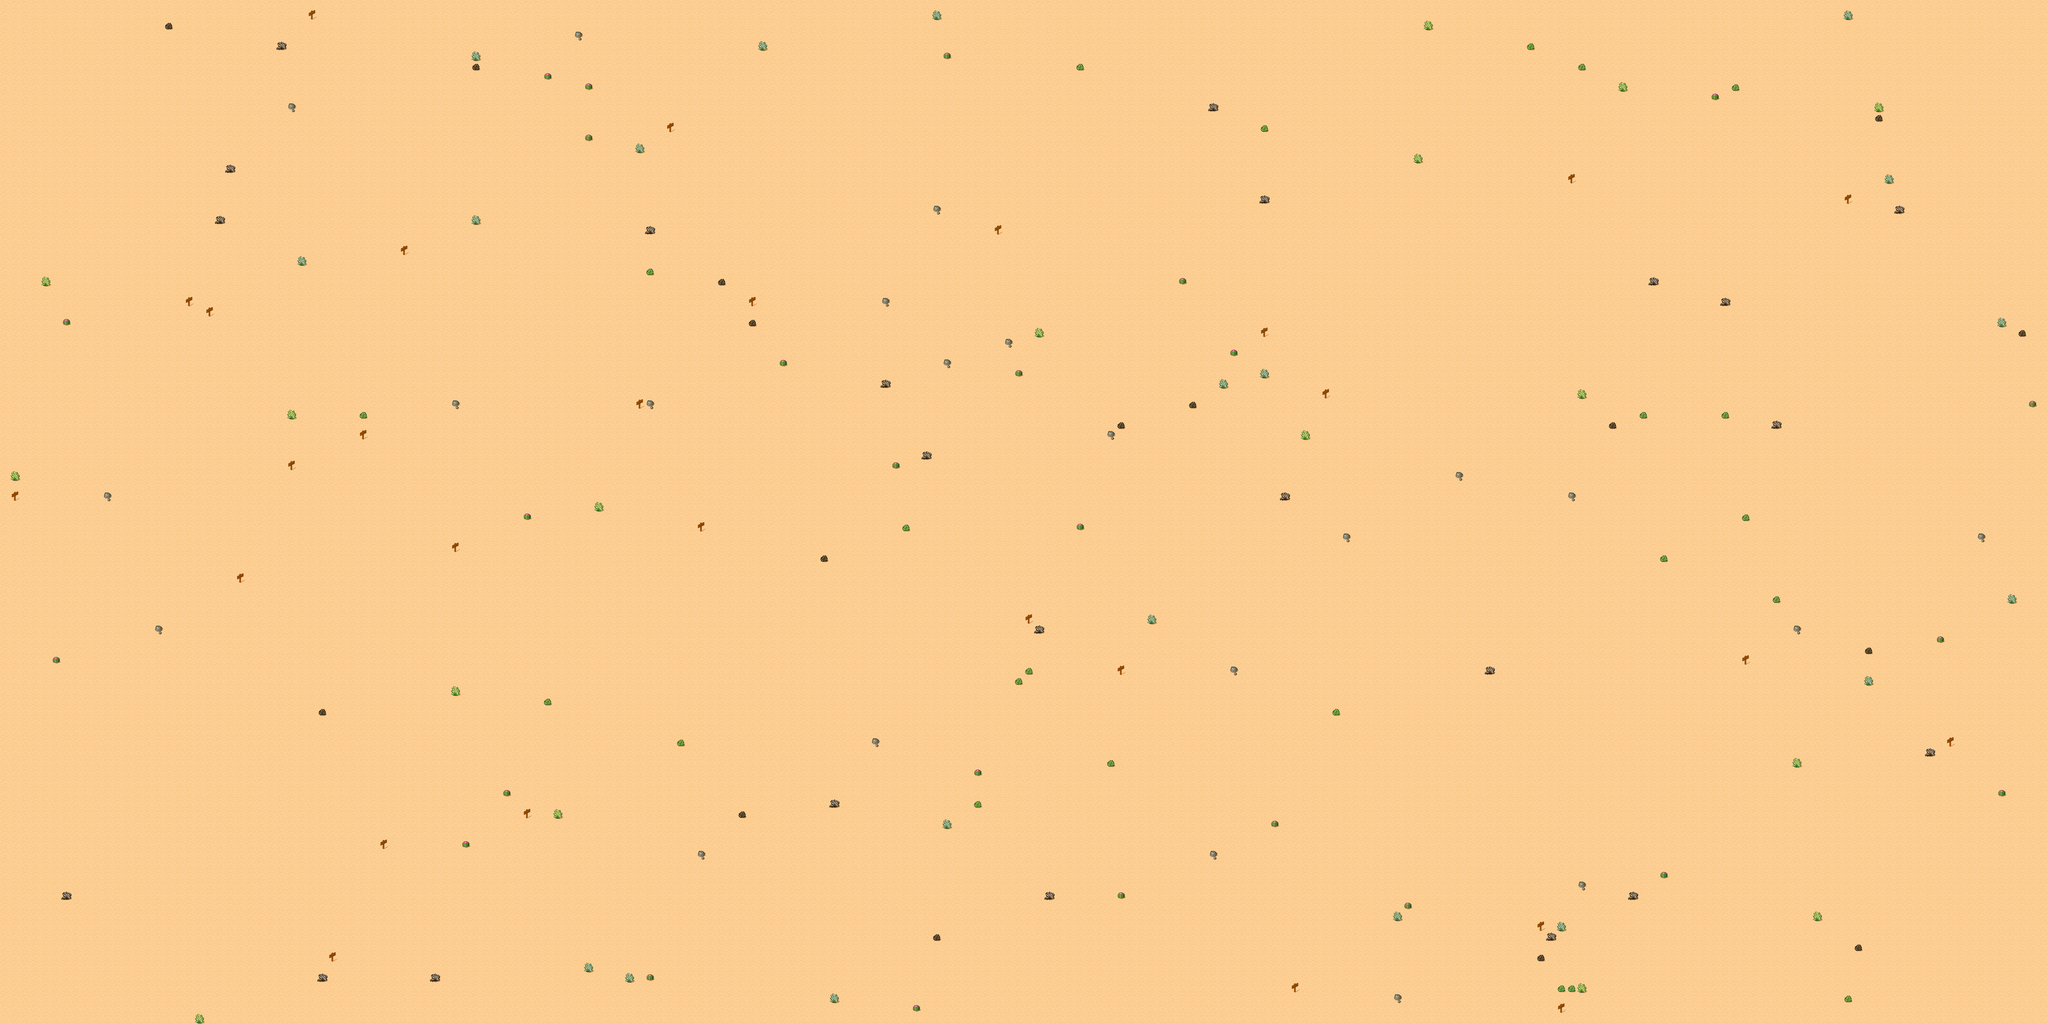

The image is a tile-based game level rendered from a .tmx file. Its description and source (layers, tilesets, objects; grid data summarised) follow:
An orthogonal 200x100 tile map with 32x32 px tiles, 1 tile layer (ground).

<map version="1.8" tiledversion="1.8.2" orientation="orthogonal" renderorder="right-down" width="200" height="100" tilewidth="32" tileheight="32" infinite="0" nextlayerid="2" nextobjectid="1">
 <tileset firstgid="1" source="desert.tsx" />
 <layer id="1" name="ground" width="200" height="100">
  <data>[20000 cells, 20000 non-empty, 9 distinct tile ids]</data>
 </layer>
</map>
